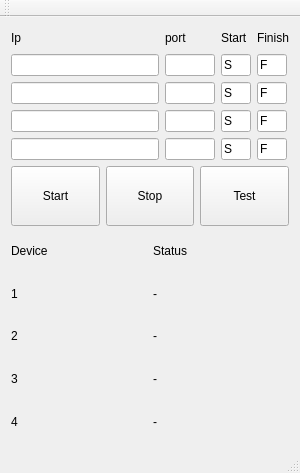
<?xml version="1.0" encoding="UTF-8"?>
<ui version="4.0">
 <class>MainWindow</class>
 <widget class="QMainWindow" name="MainWindow">
  <property name="geometry">
   <rect>
    <x>0</x>
    <y>0</y>
    <width>300</width>
    <height>473</height>
   </rect>
  </property>
  <property name="windowTitle">
   <string>MainWindow</string>
  </property>
  <widget class="QWidget" name="centralWidget">
   <layout class="QVBoxLayout" name="verticalLayout_2">
    <item>
     <layout class="QVBoxLayout" name="verticalLayout">
      <item>
       <layout class="QGridLayout" name="gridLayout">
        <item row="2" column="2">
         <widget class="QLineEdit" name="lineEdit_start2">
          <property name="minimumSize">
           <size>
            <width>30</width>
            <height>0</height>
           </size>
          </property>
          <property name="maximumSize">
           <size>
            <width>30</width>
            <height>16777215</height>
           </size>
          </property>
          <property name="text">
           <string>S</string>
          </property>
         </widget>
        </item>
        <item row="1" column="1">
         <widget class="QLineEdit" name="lineEdit_port1">
          <property name="minimumSize">
           <size>
            <width>50</width>
            <height>0</height>
           </size>
          </property>
          <property name="maximumSize">
           <size>
            <width>50</width>
            <height>16777215</height>
           </size>
          </property>
         </widget>
        </item>
        <item row="3" column="3">
         <widget class="QLineEdit" name="lineEdit_stop3">
          <property name="minimumSize">
           <size>
            <width>30</width>
            <height>0</height>
           </size>
          </property>
          <property name="maximumSize">
           <size>
            <width>30</width>
            <height>16777215</height>
           </size>
          </property>
          <property name="text">
           <string>F</string>
          </property>
         </widget>
        </item>
        <item row="2" column="3">
         <widget class="QLineEdit" name="lineEdit_stop2">
          <property name="minimumSize">
           <size>
            <width>30</width>
            <height>0</height>
           </size>
          </property>
          <property name="maximumSize">
           <size>
            <width>30</width>
            <height>16777215</height>
           </size>
          </property>
          <property name="text">
           <string>F</string>
          </property>
         </widget>
        </item>
        <item row="3" column="1">
         <widget class="QLineEdit" name="lineEdit_port3">
          <property name="minimumSize">
           <size>
            <width>50</width>
            <height>0</height>
           </size>
          </property>
          <property name="maximumSize">
           <size>
            <width>50</width>
            <height>16777215</height>
           </size>
          </property>
         </widget>
        </item>
        <item row="3" column="2">
         <widget class="QLineEdit" name="lineEdit_start3">
          <property name="minimumSize">
           <size>
            <width>30</width>
            <height>0</height>
           </size>
          </property>
          <property name="maximumSize">
           <size>
            <width>30</width>
            <height>16777215</height>
           </size>
          </property>
          <property name="text">
           <string>S</string>
          </property>
         </widget>
        </item>
        <item row="3" column="0">
         <widget class="QLineEdit" name="lineEdit_ip3"/>
        </item>
        <item row="4" column="1">
         <widget class="QLineEdit" name="lineEdit_port4">
          <property name="minimumSize">
           <size>
            <width>50</width>
            <height>0</height>
           </size>
          </property>
          <property name="maximumSize">
           <size>
            <width>50</width>
            <height>16777215</height>
           </size>
          </property>
         </widget>
        </item>
        <item row="1" column="3">
         <widget class="QLineEdit" name="lineEdit_stop1">
          <property name="minimumSize">
           <size>
            <width>30</width>
            <height>0</height>
           </size>
          </property>
          <property name="maximumSize">
           <size>
            <width>30</width>
            <height>16777215</height>
           </size>
          </property>
          <property name="text">
           <string>F</string>
          </property>
         </widget>
        </item>
        <item row="4" column="2">
         <widget class="QLineEdit" name="lineEdit_start4">
          <property name="minimumSize">
           <size>
            <width>30</width>
            <height>0</height>
           </size>
          </property>
          <property name="maximumSize">
           <size>
            <width>30</width>
            <height>16777215</height>
           </size>
          </property>
          <property name="text">
           <string>S</string>
          </property>
         </widget>
        </item>
        <item row="4" column="0">
         <widget class="QLineEdit" name="lineEdit_ip4"/>
        </item>
        <item row="2" column="1">
         <widget class="QLineEdit" name="lineEdit_port2">
          <property name="minimumSize">
           <size>
            <width>50</width>
            <height>0</height>
           </size>
          </property>
          <property name="maximumSize">
           <size>
            <width>50</width>
            <height>16777215</height>
           </size>
          </property>
         </widget>
        </item>
        <item row="1" column="0">
         <widget class="QLineEdit" name="lineEdit_ip1"/>
        </item>
        <item row="2" column="0">
         <widget class="QLineEdit" name="lineEdit_ip2"/>
        </item>
        <item row="4" column="3">
         <widget class="QLineEdit" name="lineEdit_stop4">
          <property name="minimumSize">
           <size>
            <width>30</width>
            <height>0</height>
           </size>
          </property>
          <property name="maximumSize">
           <size>
            <width>30</width>
            <height>16777215</height>
           </size>
          </property>
          <property name="text">
           <string>F</string>
          </property>
         </widget>
        </item>
        <item row="1" column="2">
         <widget class="QLineEdit" name="lineEdit_start1">
          <property name="minimumSize">
           <size>
            <width>30</width>
            <height>0</height>
           </size>
          </property>
          <property name="maximumSize">
           <size>
            <width>30</width>
            <height>16777215</height>
           </size>
          </property>
          <property name="text">
           <string>S</string>
          </property>
         </widget>
        </item>
        <item row="0" column="0">
         <widget class="QLabel" name="label">
          <property name="maximumSize">
           <size>
            <width>16777215</width>
            <height>20</height>
           </size>
          </property>
          <property name="text">
           <string>Ip</string>
          </property>
         </widget>
        </item>
        <item row="0" column="1">
         <widget class="QLabel" name="label_2">
          <property name="text">
           <string>port</string>
          </property>
         </widget>
        </item>
        <item row="0" column="2">
         <widget class="QLabel" name="label_3">
          <property name="text">
           <string>Start</string>
          </property>
         </widget>
        </item>
        <item row="0" column="3">
         <widget class="QLabel" name="label_4">
          <property name="text">
           <string>Finish</string>
          </property>
         </widget>
        </item>
       </layout>
      </item>
      <item>
       <layout class="QHBoxLayout" name="horizontalLayout">
        <item>
         <widget class="QPushButton" name="pushButton_start">
          <property name="minimumSize">
           <size>
            <width>0</width>
            <height>60</height>
           </size>
          </property>
          <property name="text">
           <string>Start</string>
          </property>
         </widget>
        </item>
        <item>
         <widget class="QPushButton" name="pushButton_stop">
          <property name="minimumSize">
           <size>
            <width>0</width>
            <height>60</height>
           </size>
          </property>
          <property name="text">
           <string>Stop</string>
          </property>
         </widget>
        </item>
        <item>
         <widget class="QPushButton" name="pushButton_test">
          <property name="minimumSize">
           <size>
            <width>0</width>
            <height>60</height>
           </size>
          </property>
          <property name="text">
           <string>Test</string>
          </property>
         </widget>
        </item>
       </layout>
      </item>
      <item>
       <layout class="QGridLayout" name="gridLayout_2">
        <item row="1" column="1">
         <widget class="QLabel" name="label_status1">
          <property name="text">
           <string>-</string>
          </property>
         </widget>
        </item>
        <item row="0" column="0">
         <widget class="QLabel" name="label_5">
          <property name="text">
           <string>Device</string>
          </property>
         </widget>
        </item>
        <item row="0" column="1">
         <widget class="QLabel" name="label_7">
          <property name="text">
           <string>Status</string>
          </property>
         </widget>
        </item>
        <item row="3" column="1">
         <widget class="QLabel" name="label_status3">
          <property name="text">
           <string>-</string>
          </property>
         </widget>
        </item>
        <item row="1" column="0">
         <widget class="QLabel" name="label_6">
          <property name="text">
           <string>1</string>
          </property>
         </widget>
        </item>
        <item row="3" column="0">
         <widget class="QLabel" name="label_11">
          <property name="text">
           <string>3</string>
          </property>
         </widget>
        </item>
        <item row="2" column="0">
         <widget class="QLabel" name="label_9">
          <property name="text">
           <string>2</string>
          </property>
         </widget>
        </item>
        <item row="2" column="1">
         <widget class="QLabel" name="label_status2">
          <property name="text">
           <string>-</string>
          </property>
         </widget>
        </item>
        <item row="4" column="0">
         <widget class="QLabel" name="label_13">
          <property name="text">
           <string>4</string>
          </property>
         </widget>
        </item>
        <item row="4" column="1">
         <widget class="QLabel" name="label_status4">
          <property name="text">
           <string>-</string>
          </property>
         </widget>
        </item>
       </layout>
      </item>
     </layout>
    </item>
   </layout>
  </widget>
  <widget class="QMenuBar" name="menuBar">
   <property name="geometry">
    <rect>
     <x>0</x>
     <y>0</y>
     <width>300</width>
     <height>22</height>
    </rect>
   </property>
  </widget>
  <widget class="QToolBar" name="mainToolBar">
   <attribute name="toolBarArea">
    <enum>TopToolBarArea</enum>
   </attribute>
   <attribute name="toolBarBreak">
    <bool>false</bool>
   </attribute>
  </widget>
  <widget class="QStatusBar" name="statusBar"/>
 </widget>
 <layoutdefault spacing="6" margin="11"/>
 <resources/>
 <connections/>
</ui>
